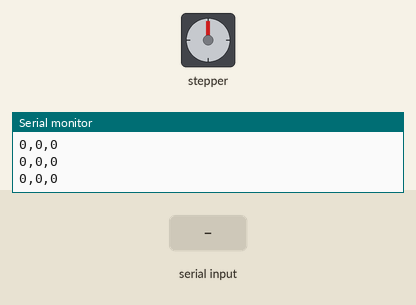
Bench run of a sketch on a simulated Arduino Uno, built with avr-gcc and run on an emulated ATmega328P. Parts: stepper motor, the last lines printed to the serial monitor. Inputs (shaded band) come from the test bench. Stepper angles assume 4096 steps per turn.

Above: at 1.2 s.
1.3 s: "2\n" received over Serial
At 4.2 s:
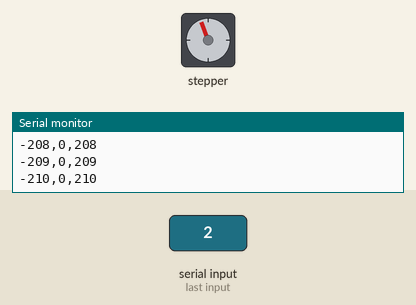
4.3 s: "0\n" received over Serial
At 5.1 s:
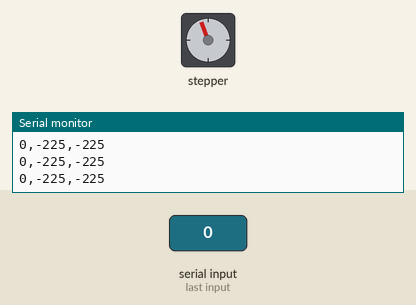
Timing chart, 0 to 7.3 s (numbered marks = the images above; inputs shaded):
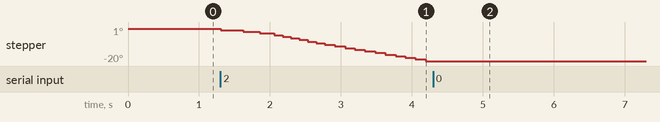

Measured:
- after the input at 1.3 s, stepper: keeps turning counter-clockwise at about 7°/s, starting at once
- after the input at 4.3 s, stepper: stops changing and stays -20°

The sketch:

stepper.ino
```cpp
#include <AccelStepper.h>
#include <MultiStepper.h>

#include <AccelStepper.h>
#define HALFSTEP 8

// Motor pin definitions
#define motorPin1  3     // IN1 on the ULN2003 driver 1
#define motorPin2  4     // IN2 on the ULN2003 driver 1
#define motorPin3  5     // IN3 on the ULN2003 driver 1
#define motorPin4  6     // IN4 on the ULN2003 driver 1
int n;
int x=0;
int y;

// Initialize with pin sequence IN1-IN3-IN2-IN4 for using the AccelStepper with 28BYJ-48
AccelStepper stepper1(HALFSTEP, motorPin1, motorPin3, motorPin2, motorPin4);

void setup() {
  stepper1.setMaxSpeed(1000.0);
  stepper1.setAcceleration(150.0);
  stepper1.setSpeed(600);
  Serial.begin(9600);


}//--(end setup )---

void loop() {
  if (Serial.available() > 0)
  {
    n = Serial.readStringUntil('\n').toInt();
    Serial.println(n);
    if (n == 0) {
     x=stepper1.currentPosition();
      stepper1.setCurrentPosition(0);
      stepper1.moveTo(0);
    }
    if (n == 1) {
      y=stepper1.currentPosition();
      stepper1.moveTo(5000);
    }
    if (n == 2) {
      y=stepper1.currentPosition();
      stepper1.moveTo(-5000);
    }
  }

  //  if (n == 0) {
  //    stepper1.moveTo(0);;
  //  }
  //  if (n == 1) {
  //    stepper1.moveTo(500);
  //  }
  //  if (n == 2) {
  //    stepper1.moveTo(-3000);
  //  }
  //Change direction when the stepper reaches the target position
//      if (stepper1.distanceToGo() == 0) {
//        stepper1.setCurrentPosition(0);
//      }
  y=stepper1.currentPosition();
  stepper1.run();
  Serial.print(y);
  Serial.print(',');
  Serial.print(x);
  Serial.print(',');
  Serial.println(x-y);
}
```
